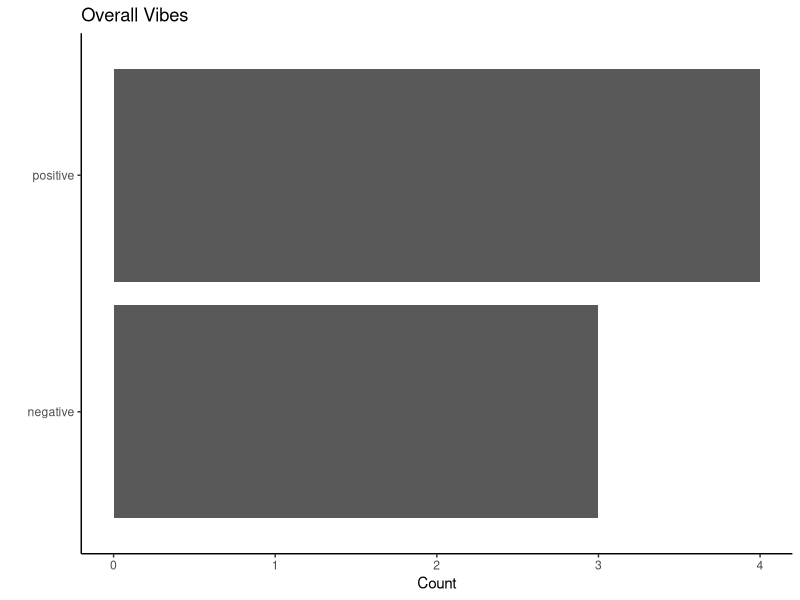

R code for this plot: (Note: this script raises an error after producing the figure.)
## ---- chunk 1

## ---- chunk 2
library(tidyverse)
library(knitr)
# Remember to compile
# xaringan::inf_mr(cast_from = "..")
## ---- chunk 3
library(tidytext)
library(dplyr)
library(ggplot2)

# Sample text data
texts <- c(
  "I love this product! It's amazing.",
  "This is terrible. I hate it.",
  "It's okay, nothing special.",
  "Wow, absolutely fantastic experience!",
  "Disappointed with the quality."
)

# Create a tibble
df <- tibble(text = texts)
## ---- chunk 4
sentiment_scores <- df %>%
  unnest_tokens(word, text) %>%
  inner_join(get_sentiments("bing")) %>%
  count(sentiment) %>%
  spread(sentiment, n, fill = 0) %>%
  mutate(sentiment_score = positive - negative)

sentiment_scores
## ---- chunk 5
df %>%
  unnest_tokens(word, text) %>%
  inner_join(get_sentiments("bing")) %>%
ggplot(aes(x = sentiment)) +
  geom_bar()+
  coord_flip() + theme_classic()+
  labs(title = "Overall Vibes", x = "", y = "Count")
## ---- chunk 6
knitr::include_graphics("img/An image illustrating automated content creation.png")
## ---- chunk 7
library(tidytext)
library(dplyr)
library(stringr)

# Sample text
text <- "The quick brown fox jumps over the lazy dog. The dog barks at the fox. The fox runs away quickly."

# Tokenize and create word pairs
word_pairs <- tibble(text = text) %>%
  unnest_tokens(word, text) %>%
  mutate(next_word = lead(word)) %>%
  na.omit()

word_pairs
## ---- chunk 8
# Create a simple Markov chain
markov_chain <- word_pairs %>%
  group_by(word) %>%
  summarise(next_words = list(next_word))

markov_chain
## ---- chunk 9
generate_text <- function(start_word, length = 10) {
  result <- start_word
  current_word <- start_word
  
  for (i in 1:length) {
    next_word_options <- markov_chain %>%
      filter(word == current_word) %>%
      pull(next_words) %>%
      unlist()
    
    if (length(next_word_options) == 0) break
    
    next_word <- sample(next_word_options, 1)
    result <- c(result, next_word)
    current_word <- next_word
  }
  
  str_c(result, collapse = " ")
}
## ---- chunk 10
# Generate a sentence
cat(generate_text("the", 8))
## ---- chunk 11
library(tidytext)
library(dplyr)

context <- "The Eiffel Tower is a wrought-iron lattice tower on the Champ de Mars in Paris, France. 
It is named after the engineer Gustave Eiffel, whose company designed and built the tower."

question <- "Who designed the Eiffel Tower?"

# Tokenize context and question
context_tokens <- tibble(text = context) %>%
  unnest_tokens(word, text)

question_tokens <- tibble(text = question) %>%
  unnest_tokens(word, text)

# Simple word overlap for demonstration
matching_words <- intersect(context_tokens$word, question_tokens$word)

# Find sentence with most matching words
sentences <- tibble(text = context) %>%
  unnest_tokens(sentence, text, token = "sentences")

best_sentence <- sentences %>%
  mutate(matches = sapply(sentence, function(s) {
    sum(matching_words %in% unlist(strsplit(s, " ")))
  })) %>%
  arrange(desc(matches)) %>%
  slice(1)

print(best_sentence$sentence)
## ---- chunk 12
library(tidytext)
library(dplyr)

context <- "The Eiffel Tower is a wrought-iron lattice tower on the Champ de Mars in Paris, France. It is named after the engineer Gustave Eiffel, whose company designed and built the tower."

question <- "Who designed the Eiffel Tower?"
## ---- chunk 13
(context_tokens <- tibble(text = context) %>%
  unnest_tokens(word, text))

(question_tokens <- tibble(text = question) %>%
  unnest_tokens(word, text))
## ---- chunk 14
matching_words <- intersect(
  context_tokens$word, 
  question_tokens$word
)
## ---- chunk 15
sentences <- tibble(text = context) %>%
  unnest_tokens(sentence, text, token = "sentences")
## ---- chunk 16
best_sentence <- sentences %>%
  mutate(matches = sapply(sentence, function(s) {
    sum(matching_words %in% unlist(strsplit(s, " ")))
  }))
## ---- chunk 17
best_sentence <- best_sentence %>%
  arrange(desc(matches)) %>%
  slice(1)
## ---- chunk 18
print(best_sentence$sentence)
